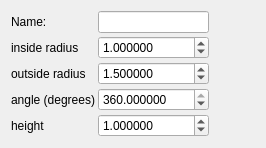
        <widget class="QWidget" name="tab_toroidcylinder">
         <attribute name="title">
          <string>tcylinder</string>
         </attribute>
         <layout class="QFormLayout" name="formLayout_12">
          <item row="0" column="0">
           <layout class="QFormLayout" name="formLayout_7">
            <property name="horizontalSpacing">
             <number>3</number>
            </property>
            <property name="verticalSpacing">
             <number>3</number>
            </property>
            <item row="1" column="0">
             <widget class="QLabel" name="label_21">
              <property name="text">
               <string>inside radius</string>
              </property>
             </widget>
            </item>
            <item row="1" column="1">
             <widget class="QDoubleSpinBox" name="toroidCylinderInsideRadiusDoubleSpinBox">
              <property name="decimals">
               <number>6</number>
              </property>
              <property name="minimum">
               <double>0.000001000000000</double>
              </property>
              <property name="maximum">
               <double>100000000.000000000000000</double>
              </property>
              <property name="value">
               <double>1.000000000000000</double>
              </property>
             </widget>
            </item>
            <item row="2" column="0">
             <widget class="QLabel" name="label_22">
              <property name="text">
               <string>outside radius</string>
              </property>
             </widget>
            </item>
            <item row="2" column="1">
             <widget class="QDoubleSpinBox" name="toroidCylinderOutsideRadiusDoubleSpinBox">
              <property name="decimals">
               <number>6</number>
              </property>
              <property name="minimum">
               <double>0.000001000000000</double>
              </property>
              <property name="maximum">
               <double>100000000.000000000000000</double>
              </property>
              <property name="value">
               <double>1.500000000000000</double>
              </property>
             </widget>
            </item>
            <item row="3" column="0">
             <widget class="QLabel" name="label_23">
              <property name="text">
               <string>angle (degrees)</string>
              </property>
             </widget>
            </item>
            <item row="3" column="1">
             <widget class="QDoubleSpinBox" name="toroidCylinderAngleDoubleSpinBox">
              <property name="decimals">
               <number>6</number>
              </property>
              <property name="minimum">
               <double>0.000001000000000</double>
              </property>
              <property name="maximum">
               <double>360.000000000000000</double>
              </property>
              <property name="value">
               <double>360.000000000000000</double>
              </property>
             </widget>
            </item>
            <item row="4" column="0">
             <widget class="QLabel" name="label_24">
              <property name="text">
               <string>height</string>
              </property>
             </widget>
            </item>
            <item row="4" column="1">
             <widget class="QDoubleSpinBox" name="toroidCylinderRectSectionHeightDoubleSpinBox">
              <property name="decimals">
               <number>6</number>
              </property>
              <property name="minimum">
               <double>0.000001000000000</double>
              </property>
              <property name="maximum">
               <double>100000000.000000000000000</double>
              </property>
              <property name="value">
               <double>1.000000000000000</double>
              </property>
             </widget>
            </item>
            <item row="0" column="0">
             <widget class="QLabel" name="label_35">
              <property name="minimumSize">
               <size>
                <width>39</width>
                <height>0</height>
               </size>
              </property>
              <property name="text">
               <string>Name:</string>
              </property>
             </widget>
            </item>
            <item row="0" column="1">
             <widget class="QLineEdit" name="tcylinderNameLineEdit">
              <property name="sizePolicy">
               <sizepolicy hsizetype="MinimumExpanding" vsizetype="Fixed">
                <horstretch>0</horstretch>
                <verstretch>0</verstretch>
               </sizepolicy>
              </property>
              <property name="readOnly">
               <bool>true</bool>
              </property>
             </widget>
            </item>
           </layout>
          </item>
          <item row="0" column="1">
           <spacer name="horizontalSpacer_4">
            <property name="orientation">
             <enum>Qt::Horizontal</enum>
            </property>
            <property name="sizeHint" stdset="0">
             <size>
              <width>40</width>
              <height>20</height>
             </size>
            </property>
           </spacer>
          </item>
         </layout>
        </widget>
